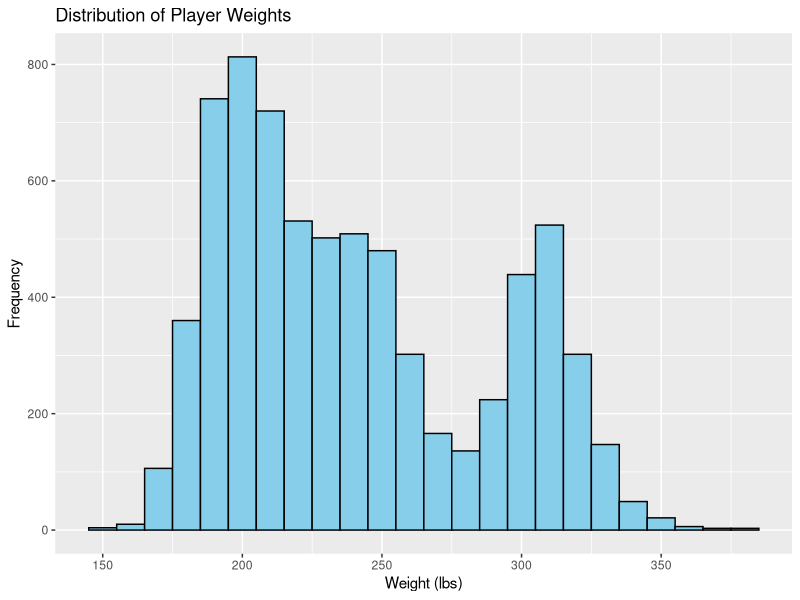
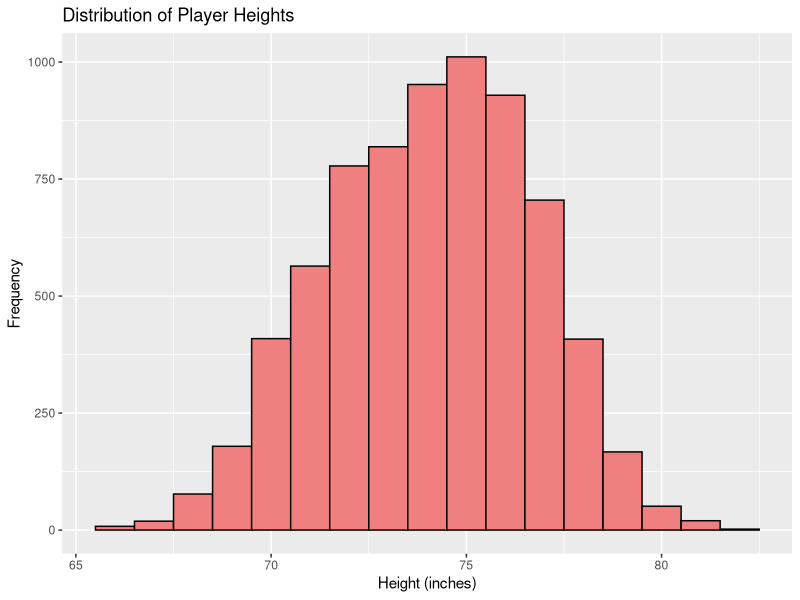
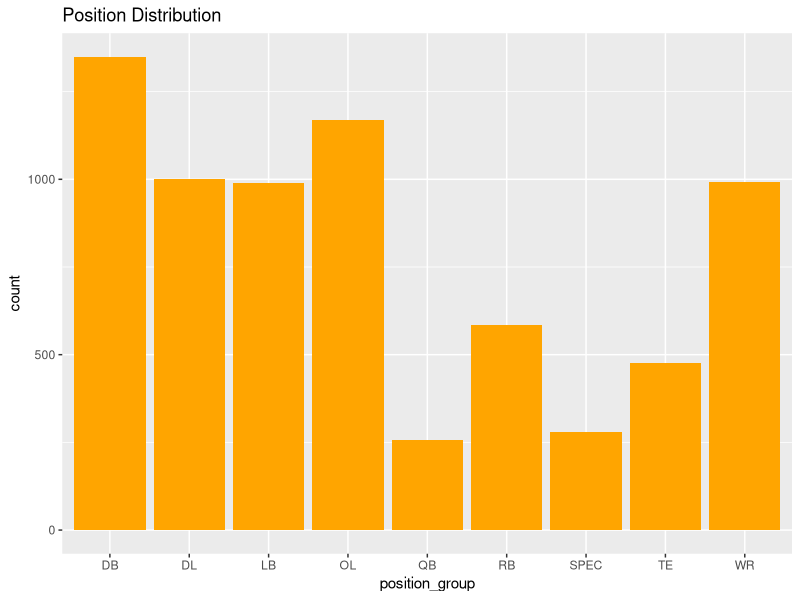
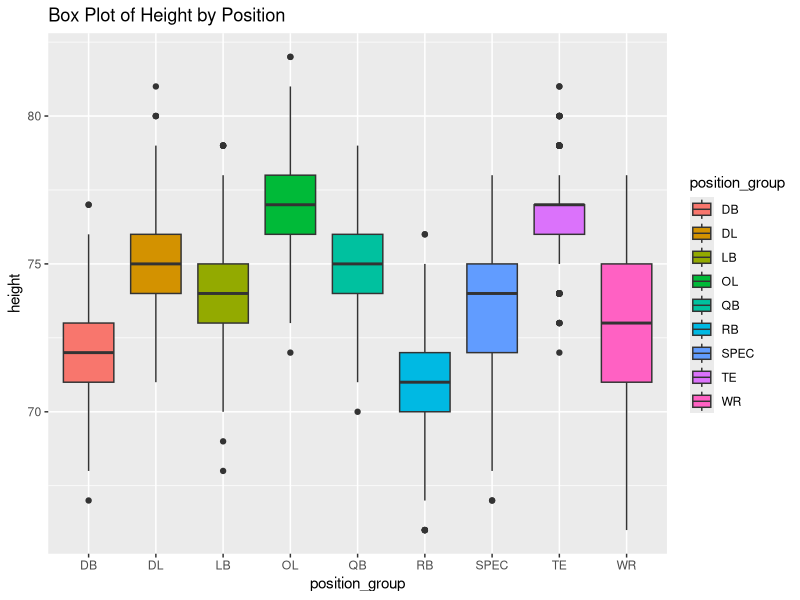
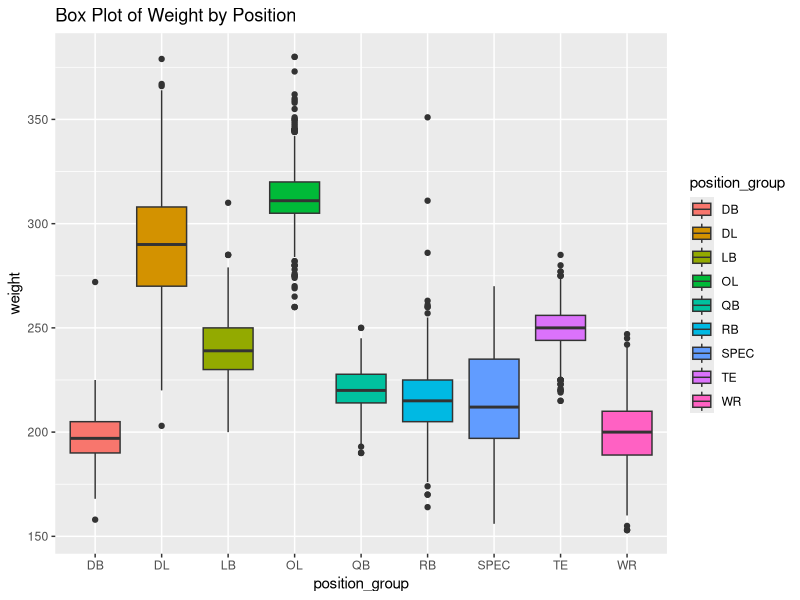
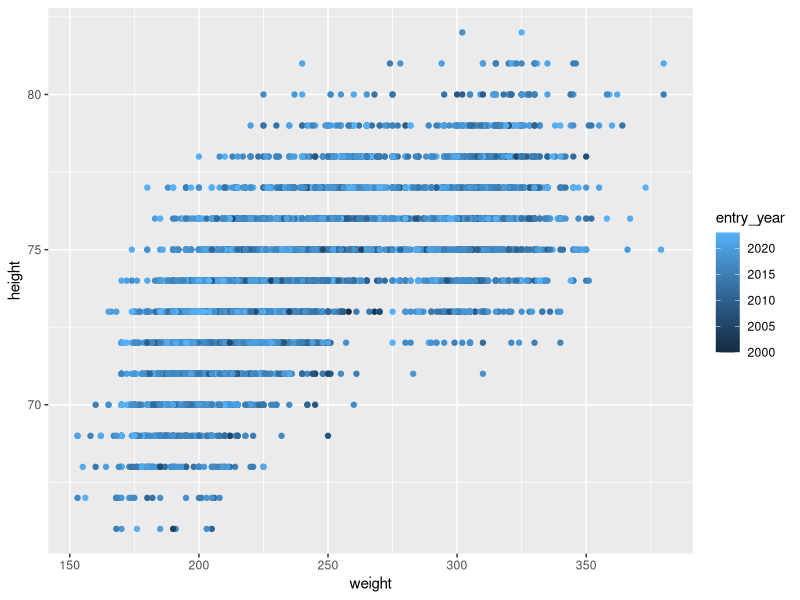
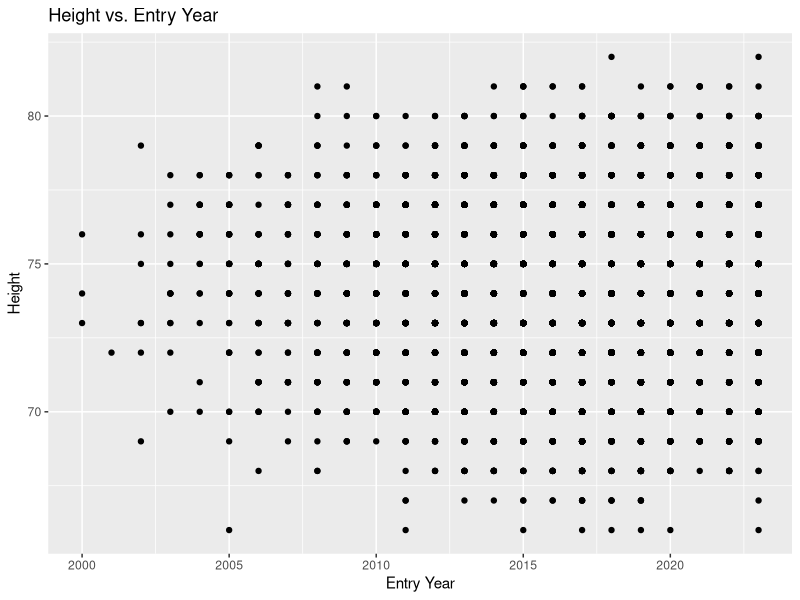
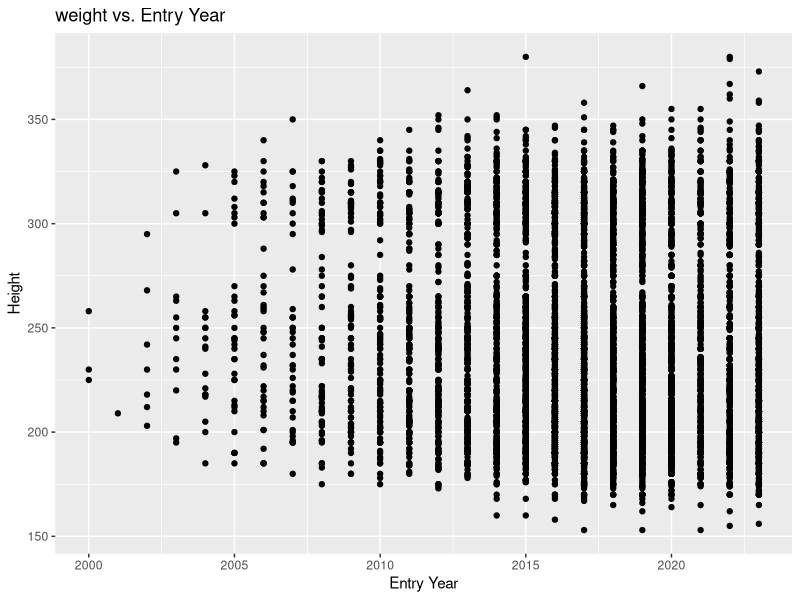

Generate these figures, in order, with R:


nfl_players_clean=read.csv("dataset/nfl_players_clean.csv")
head(nfl_players_clean)
summary(nfl_players_clean)

library(ggplot2)



# Create a histogram for the "Weight" variable
histw<-ggplot(nfl_players_clean, aes(x = weight)) +
  geom_histogram(binwidth = 10, fill = "skyblue", color = "black") +
  labs(title = "Distribution of Player Weights", x = "Weight (lbs)", y = "Frequency")
print(histw)


# Create a histogram for the "Height" variable
histh<-ggplot(nfl_players_clean, aes(x = height)) +
  geom_histogram(binwidth = 1, fill = "lightcoral", color = "black") +
  labs(title = "Distribution of Player Heights", x = "Height (inches)", y = "Frequency")
print(histh)


#create a bar plot for player positions
gg1<-ggplot(nfl_players_clean, aes(x = position_group)) +
  geom_bar(fill = "orange") +
  labs(title = "Position Distribution")
print(gg1)


# Create box plots for height by position
boxh<-ggplot(nfl_players_clean, aes(x = position_group, y = height, fill = position_group)) +
  geom_boxplot() +
  labs(title = "Box Plot of Height by Position")
print(boxh)


# Create box plots for weight by position
boxw<-ggplot(nfl_players_clean, aes(x = position_group, y = weight, fill = position_group)) +
  geom_boxplot() +
  labs(title = "Box Plot of Weight by Position")
print(boxw)

#scatter plot for height,weight and entry year
sca1<-ggplot(nfl_players_clean, aes(x = weight, y = height, color = entry_year)) +
geom_point()
print(sca1)

#scatter plot for height and entry year
sca2<-ggplot(nfl_players_clean, aes(x = entry_year, y = height)) +
  geom_point() +
  labs(x = "Entry Year", y = "Height") +
  ggtitle("Height vs. Entry Year")
print(sca2)



#scatter plot for weight and entry year
sca3<-ggplot(nfl_players_clean, aes(x = entry_year, y = weight)) +
  geom_point() +
  labs(x = "Entry Year", y = "Height") +
  ggtitle("weight vs. Entry Year")
print(sca3)

  library(dplyr)
#Bar plot for average height per year
avgh<-data_summary <- nfl_players_clean %>%
    group_by(entry_year) %>%
    summarize(mean_height = mean(height))
  
  ggplot(data_summary, aes(x = factor(entry_year), y = mean_height)) +
    geom_bar(stat = "identity", fill = "blue") +
    labs(x = "Entry Year", y = "Mean Height") +
    ggtitle("Mean Height per Entry Year")
  
print(avgh)

  #Bar plot for average weight per year
avgw<- data_summary <- nfl_players_clean %>%
    group_by(entry_year) %>%
    summarize(mean_weight = mean(weight))
  
  ggplot(data_summary, aes(x = factor(entry_year), y = mean_weight)) +
    geom_bar(stat = "identity", fill = "red") +
    labs(x = "Entry Year", y = "Mean Height") +
    ggtitle("Mean weight per Entry Year")
print(avgw)
  










